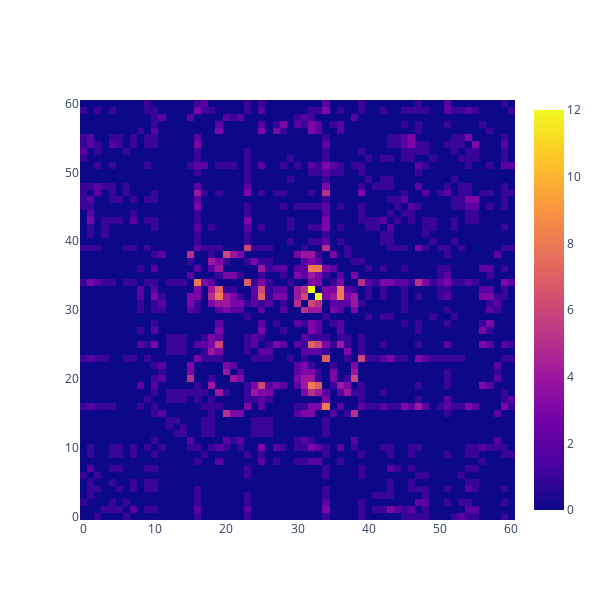

This figure's notebook cell:
### Code cell
h_adj = go.Heatmap( z = A )

fig = go.Figure( data = [ h_adj ], layout = { 'width': 600, 'height': 600 } )
fig.show()

### Figure 1 — Plotly figure (JSON) as saved in the notebook; plotly's stock layout.template omitted (floating-point values rounded to 4 significant figures; data arrays with more than 128 entries replaced by an {"elided": "..."} marker saying what was removed)
{"data": [{"type": "heatmap", "z": {"elided": "61x61 float values"}}], "layout": {"height": 600, "width": 600}}
